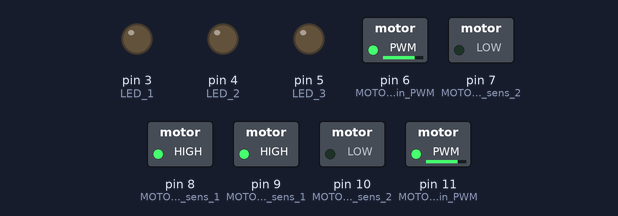
Simulated run of this sketch. Board: Arduino Nano, built with avr-gcc and run on an emulated ATmega328P. Shown: switched loads named in the sketch (green lamp = pin HIGH), output pins drawn as LEDs (lit = HIGH).

Above: at 0.1 s.
Timing chart, 0 to 1.6 s (numbered marks = the images above):
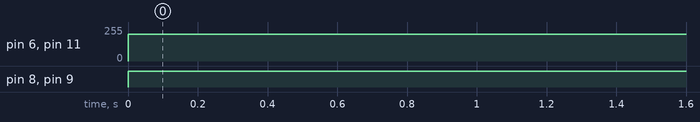

Measured:
- by itself, pin 6 (MOTOR_right_pin_PWM), pin 11 (MOTOR_left_pin_PWM): 0/255 → 200/255 at 0.00 s
- by itself, pin 8 (MOTOR_right_pin_sens_1), pin 9 (MOTOR_left_pin_sens_1): LOW → HIGH at 0.00 s

The sketch:

code.ino
```cpp
//macros
# define SENSOR_mid A2
# define SENSOR_left A3
# define SENSOR_right A1
# define SENSOR_left_front  A4
# define SENSOR_right_front A0
# define ECHO_PIN_right A6
# define ECHO_PIN_front A7
# define TRIG_PIN_right A5
# define TRIG_PIN_front 2
# define LED_1 3
# define LED_2 4
# define LED_3 5
#define MOTOR_right_pin_sens_1 8
#define MOTOR_right_pin_sens_2 7
#define MOTOR_right_pin_PWM 6
#define MOTOR_left_pin_sens_1 9
#define MOTOR_left_pin_sens_2 10
#define MOTOR_left_pin_PWM 11

// variables
unsigned long currentTime;
unsigned long previousTime;
void setup()
{
  pinMode (MOTOR_right_pin_sens_1 ,OUTPUT);
  pinMode (MOTOR_right_pin_sens_2 ,OUTPUT);
  pinMode (MOTOR_right_pin_PWM,OUTPUT);
  pinMode (MOTOR_left_pin_sens_1 ,OUTPUT);
  pinMode (MOTOR_left_pin_sens_2,OUTPUT);
  pinMode (MOTOR_left_pin_PWM ,OUTPUT);
  pinMode (SENSOR_mid ,INPUT);
  pinMode (SENSOR_left,INPUT);
  pinMode (SENSOR_right,INPUT);
  pinMode (SENSOR_left_front,INPUT);
  pinMode (SENSOR_right_front,INPUT);
  pinMode (ECHO_PIN_right,INPUT);
  pinMode (ECHO_PIN_front,INPUT);
  pinMode (TRIG_PIN_right,OUTPUT);
  pinMode (TRIG_PIN_front,OUTPUT);
  pinMode (LED_1,OUTPUT);
  pinMode (LED_2,OUTPUT);
  pinMode (LED_3,OUTPUT);
 Serial.begin(1200);
}
//fuctions
void rotate_motor(int pin1,int pin2,int pin_PWM,int U)
{
  digitalWrite(pin1,HIGH);
  digitalWrite(pin2,LOW);
  analogWrite(pin_PWM,U);
}
void loop()
{
  /*currentTime = millis();
  if (currentTime - previousTime >= 5)
  {
    previousTime = currentTime;
  }*/
  rotate_motor(MOTOR_right_pin_sens_1,MOTOR_right_pin_sens_2,MOTOR_right_pin_PWM,200);
  rotate_motor(MOTOR_left_pin_sens_1,MOTOR_left_pin_sens_2,MOTOR_left_pin_PWM,200);

}
```
